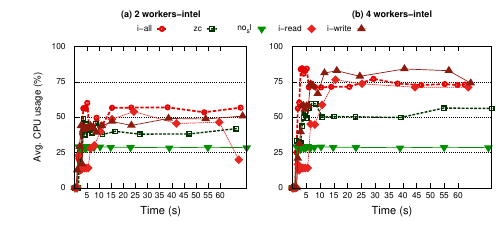

The script that saved this image:
set term postscript color eps enhanced 22
set encoding utf8
load "styles.inc"
set output "lmbench_write_cpu.eps"

f(x)=1000000

NX=2
NY=1
# Size of graphs
SX=0.85
SY=0.675

# Margins
MX=0.075
MY=0.075
# Space between graphs
IX=-0.4
IY=0
# Space for legends
LX=0.05
LY=0.01


NUM_WORKERS=1



set size 1.0,0.65

set lmargin MX+4
set rmargin MX+6

set tmargin MY+5.56
set bmargin MY+0.5

set multiplot

set ytics nomirror
set grid y

set origin MX+LX+0*(IX+SX)-0.05,MY+0*(IY+SY)+LY
set size 0.53,SY

set ytics ("0" 0, "25" 25, "50" 50, "75" 75, "100" 100)
set yrange [0:100]

set ytics font ",12"

set xlabel "Time (s)" font ",16"
#set xtics("5" 5,"10" 10, "15" 15, "20" 20, "25" 25, "30" 30)
set xtics("5" 5,"10" 10, "15" 15, "20" 20, "25" 25, "30" 30, "35" 35, "40" 40, "45" 45, "50" 50, "55" 55, "60" 60)


set xtics offset 0,0.5,0
set xtics font ",12"
set xlabel offset 0,1,0

#set key box
#set key spacing 1.25 font ",10"
#set key invert reverse Left outside
#set key ins vert
#set key left top

set key maxrows 1 samplen 1.1 width -1 invert center at graph 1,1.125 font ",12"
#set key maxrows 1 samplen 1.1 width -2 invert reverse at graph 1.,1.08 font ",12"
#set key horizontal font "Helvetica, 20" width 1.8 at  2.1,1.08, graph 0.1 center maxrows 1
#------------------------------------------Plots-------------------------------------------------
set title "(a) 2 workers-intel" font "Helvetica-bold,13" offset 0,1


set ylabel "Avg. CPU usage (%)" font ",14" offset 1.5,0


#set yrange [0:1000000]
plot\
	'data/dynamic/lmbench/intel-2threads/writer/intel_all.csv' using 1:4 title 'i-all' w lp ls 2006,\
	'data/dynamic/lmbench/intel-2threads/writer/zc.csv' using 1:4 title 'zc' w lp ls 2004, \
	'data/dynamic/lmbench/no_sl_reader.csv' using 1:4 title 'no_sl' w lp ls 2005, \
	'data/dynamic/lmbench/intel-2threads/writer/intel_read.csv' using 1:4 title 'i-read' w lp ls 2001,\
	'data/dynamic/lmbench/intel-2threads/writer/intel_write.csv' using 1:4 title 'i-write' w lp ls 2002,\
		


unset ylabel
set lmargin MX+1

set origin MX+LX+1*(IX+SX)-0.01,MY+0*(IY+SY)+LY
set title "(b) 4 workers-intel" font "Helvetica-bold,13" offset 0,1


set xlabel "Time (s)" font ",16"
set xtics("5" 5,"10" 10, "15" 15, "20" 20, "25" 25, "30" 30, "35" 35, "40" 40, "45" 45, "50" 50, "55" 55, "60" 60)
#set xtics("5" 5,"10" 10, "15" 15, "20" 20, "25" 25, "30" 30)
set xtics font ",12"

set datafile separator ","
unset key

#set yrange [0:1000000]
plot\
	'data/dynamic/lmbench/intel-4threads/writer/intel_all.csv' using 1:4 title 'i-all' w lp ls 2006,\
	'data/dynamic/lmbench/intel-4threads/writer/zc.csv' using 1:4 title 'zc' w lp ls 2004, \
	'data/dynamic/lmbench/no_sl_reader.csv' using 1:4 notitle 'no_sl' w lp ls 2005, \
	'data/dynamic/lmbench/intel-4threads/writer/intel_read.csv' using 1:4 title 'i-read' w lp ls 2001,\
	'data/dynamic/lmbench/intel-4threads/writer/intel_write.csv' using 1:4 title 'i-write' w lp ls 2002,\
		

!epstopdf "lmbench_write_cpu.eps"
!rm "lmbench_write_cpu.eps"
quit